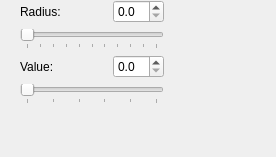
<?xml version="1.0" encoding="UTF-8"?>
<ui version="4.0">
 <class>ImageEffectSharpen</class>
 <widget class="SectionContainer" name="ImageEffectSharpen">
  <property name="geometry">
   <rect>
    <x>0</x>
    <y>0</y>
    <width>276</width>
    <height>157</height>
   </rect>
  </property>
  <property name="windowTitle">
   <string>Form</string>
  </property>
  <property name="title" stdset="0">
   <string>Sharpen</string>
  </property>
  <widget class="QWidget" name="page">
   <layout class="QGridLayout" name="gridLayout">
    <item row="1" column="1" colspan="3">
     <widget class="QSlider" name="horizontalSlider">
      <property name="maximum">
       <number>10</number>
      </property>
      <property name="orientation">
       <enum>Qt::Horizontal</enum>
      </property>
      <property name="tickPosition">
       <enum>QSlider::TicksBelow</enum>
      </property>
     </widget>
    </item>
    <item row="2" column="1">
     <widget class="QLabel" name="label_2">
      <property name="text">
       <string>Value:</string>
      </property>
     </widget>
    </item>
    <item row="0" column="2">
     <spacer name="horizontalSpacer_2">
      <property name="orientation">
       <enum>Qt::Horizontal</enum>
      </property>
      <property name="sizeHint" stdset="0">
       <size>
        <width>40</width>
        <height>20</height>
       </size>
      </property>
     </spacer>
    </item>
    <item row="0" column="0">
     <spacer name="horizontalSpacer">
      <property name="orientation">
       <enum>Qt::Horizontal</enum>
      </property>
      <property name="sizeType">
       <enum>QSizePolicy::Fixed</enum>
      </property>
      <property name="sizeHint" stdset="0">
       <size>
        <width>20</width>
        <height>0</height>
       </size>
      </property>
     </spacer>
    </item>
    <item row="0" column="1">
     <widget class="QLabel" name="label">
      <property name="text">
       <string>Radius:</string>
      </property>
     </widget>
    </item>
    <item row="0" column="3">
     <widget class="QDoubleSpinBox" name="doubleSpinBox">
      <property name="decimals">
       <number>1</number>
      </property>
      <property name="maximum">
       <double>10.000000000000000</double>
      </property>
     </widget>
    </item>
    <item row="3" column="1" colspan="3">
     <widget class="QSlider" name="horizontalSlider_2">
      <property name="maximum">
       <number>5</number>
      </property>
      <property name="orientation">
       <enum>Qt::Horizontal</enum>
      </property>
      <property name="tickPosition">
       <enum>QSlider::TicksBelow</enum>
      </property>
     </widget>
    </item>
    <item row="2" column="3">
     <widget class="QDoubleSpinBox" name="doubleSpinBox_2">
      <property name="decimals">
       <number>1</number>
      </property>
      <property name="maximum">
       <double>5.000000000000000</double>
      </property>
     </widget>
    </item>
   </layout>
  </widget>
 </widget>
 <customwidgets>
  <customwidget>
   <class>SectionContainer</class>
   <extends>QWidget</extends>
   <header>section_container/section_container.h</header>
   <addpagemethod>addPage</addpagemethod>
   <container>1</container>
  </customwidget>
 </customwidgets>
 <resources/>
 <connections/>
</ui>
